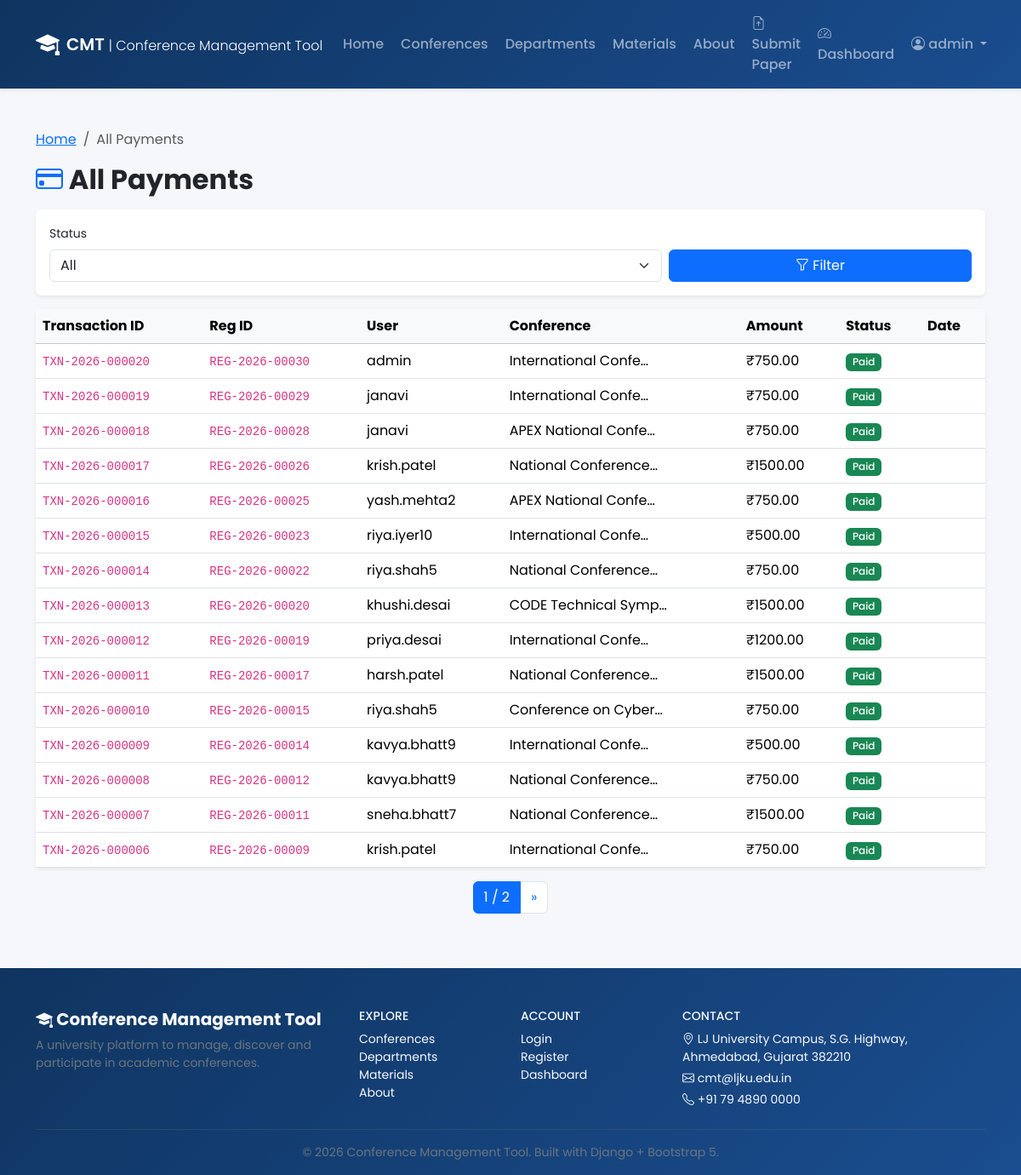
/payments/ (signed in), run on the app's committed database.
### payments/models.py (models this page shows, shortened)
class Payment(models.Model):
    class PaymentStatus(models.TextChoices):
        PENDING = 'PENDING', 'Pending'
        PAID = 'PAID', 'Paid'
        FAILED = 'FAILED', 'Failed'
    transaction_id = models.CharField(max_length=20, unique=True, blank=True)
    registration = models.ForeignKey(
        'registrations.Registration',
        on_delete=models.CASCADE,
        related_name='payments',
    )
    amount = models.DecimalField(max_digits=10, decimal_places=2, default=0)
    status = models.CharField(max_length=10, choices=PaymentStatus.choices, default=PaymentStatus.PENDING)
    paid_at = models.DateTimeField(null=True, blank=True)
    created_at = models.DateTimeField(auto_now_add=True)
    class Meta:
        ordering = ['-created_at']
    @property
    def status_badge_class(self):
        if self.status == self.PaymentStatus.PAID:
            return 'bg-success'
        if self.status == self.PaymentStatus.FAILED:
            return 'bg-danger'
        return 'bg-warning text-dark'

### registrations/models.py (models this page shows, shortened)
class Registration(models.Model):
    class ParticipantType(models.TextChoices):
        AUTHOR = 'AUTHOR', 'Author'
        STUDENT = 'STUDENT', 'Student'
        FACULTY = 'FACULTY', 'Faculty'
        PARTICIPANT = 'PARTICIPANT', 'Participant'
    class PaymentStatus(models.TextChoices):
        PENDING = 'PENDING', 'Pending'
        PAID = 'PAID', 'Paid'
        FAILED = 'FAILED', 'Failed'
    registration_id = models.CharField(max_length=20, unique=True, blank=True)
    user = models.ForeignKey(User, on_delete=models.CASCADE, related_name='registrations')
    conference = models.ForeignKey(
        'conferences.Conference',
        on_delete=models.CASCADE,
        related_name='registrations',
    )
    participant_type = models.CharField(
        max_length=15, choices=ParticipantType.choices, default=ParticipantType.AUTHOR
    )
    phone = models.CharField(max_length=20, blank=True)
    institution = models.CharField(max_length=200, blank=True)
    city = models.CharField(max_length=100, blank=True)
    state = models.CharField(max_length=100, blank=True)
    registration_fee = models.DecimalField(max_digits=10, decimal_places=2, default=0)
    payment_status = models.CharField(
        max_length=10, choices=PaymentStatus.choices, default=PaymentStatus.PENDING
    )
    registration_date = models.DateTimeField(auto_now_add=True)
    class Meta:
        ordering = ['-registration_date']
        unique_together = ('user', 'conference')

### conferences/models.py (models this page shows, shortened)
class Conference(models.Model):
    class Status(models.TextChoices):
        PAST = 'PAST', 'Past'
        CURRENT = 'CURRENT', 'Current'
        UPCOMING = 'UPCOMING', 'Upcoming'
    title = models.CharField(max_length=300)
    code = models.CharField(max_length=30, unique=True, blank=True, help_text='Auto-generated conference code, e.g. CMT-2026-CSE-001')
    description = models.TextField()
    department = models.ForeignKey(
        Department,
        on_delete=models.SET_NULL,
        null=True,
        blank=True,
        related_name='conferences',
    )
    start_date = models.DateField()
    end_date = models.DateField()
    venue = models.CharField(max_length=300)
    organizer = models.CharField(max_length=200, blank=True)
    contact_email = models.EmailField(blank=True)
    contact_phone = models.CharField(max_length=20, blank=True)
    registration_deadline = models.DateField(null=True, blank=True)
    abstract_deadline = models.DateField(null=True, blank=True)
    paper_deadline = models.DateField(null=True, blank=True)
    registration_fee = models.DecimalField(max_digits=10, decimal_places=2, default=0)
    banner = models.ImageField(upload_to='banners/', blank=True, null=True)
    is_published = models.BooleanField(default=True)
    created_at = models.DateTimeField(auto_now_add=True)
    updated_at = models.DateTimeField(auto_now=True)
    class Meta:
        ordering = ['-start_date']

### payments/views.py (the view)
# urls.py: path('', views.all_payments, name='all_payments'),
@login_required
def all_payments(request):
    if not _can_manage(request):
        messages.error(request, 'Access denied.')
        return redirect('dashboard_redirect')
    qs = Payment.objects.all()
    status = request.GET.get('status', '')
    if status: qs = qs.filter(status=status)
    paginator = Paginator(qs, 15)
    page_obj = paginator.get_page(request.GET.get('page'))
    return render(request, 'payments/all_payments.html', {
        'page_obj': page_obj,
        'status': status,
        'status_choices': Payment.PaymentStatus.choices,
    })

### accounts/context_processors.py (called while the page is built)
def profile_context(request):
    profile = None
    if request.user.is_authenticated:
        try:
            profile = request.user.profile
        except Profile.DoesNotExist:
            profile = None
    return {'user_profile': profile}

### payments/views.py (called while the page is built)
def _can_manage(request):
    return request.user.is_authenticated and (
        request.user.is_superuser or request.user.profile.role in (Profile.Role.ADMIN, Profile.Role.COORDINATOR)
    )

### templates/payments/all_payments.html (shortened to what this page needs)
{% extends 'base.html' %}
{% block content %}
<div class="container py-5">
    <nav aria-label="breadcrumb" class="mb-3">
        <ol class="breadcrumb">
            <li class="breadcrumb-item"><a href="{% url 'home' %}">Home</a></li>
            <li class="breadcrumb-item active">All Payments</li>
        </ol>
    </nav>
    <h2 class="fw-bold mb-3"><i class="bi bi-credit-card text-primary"></i> All Payments</h2>
    <div class="card border-0 shadow-sm mb-3">
        <div class="card-body">
            <form method="get" class="row g-2 align-items-end">
                <div class="col-md-8"><label class="form-label small">Status</label><select name="status" class="form-select"><option value="">All</option></select></div>
                <div class="col-md-4"><button type="submit" class="btn btn-primary w-100"><i class="bi bi-funnel"></i> Filter</button></div>
            </form>
        </div>
    </div>
    <div class="card border-0 shadow-sm">
        <div class="card-body p-0">
            <div class="table-responsive">
                <table class="table table-hover mb-0">
                    <thead class="table-light"><tr><th>Transaction ID</th><th>Reg ID</th><th>User</th><th>Conference</th><th>Amount</th><th>Status</th><th>Date</th></tr></thead>
                    <tbody>
                    {% for p in page_obj %}
                    <tr>
                        <td><code>{{ p.transaction_id }}</code></td>
                        <td><code>{{ p.registration.registration_id }}</code></td>
                        <td>{{ p.registration.user.username }}</td>
                        <td>{{ p.registration.conference.title|truncatechars:20 }}</td>
                        <td>₹{{ p.amount }}</td>
                        <td><span class="badge {{ p.status_badge_class }}">{{ p.get_status_display }}</span></td>
                        <td>{{ p.paid_at|date:"Y-m-d"|default:p.created_at|date:"Y-m-d" }}</td>
                    </tr>
                    {% empty %}
                    <tr><td colspan="7" class="text-center text-muted py-4">No payments found.</td></tr>
                    {% endfor %}
                    </tbody>
                </table>
            </div>
        </div>
    </div>
    {% if page_obj.has_other_pages %}
    <nav class="mt-3"><ul class="pagination justify-content-center">
        <li class="page-item active"><span class="page-link">{{ page_obj.number }} / {{ page_obj.paginator.num_pages }}</span></li>
        {% if page_obj.has_next %}<li class="page-item"><a class="page-link" href="?page={{ page_obj.next_page_number }}&status={{ status }}">&raquo;</a></li>{% endif %}
    </ul></nav>
    {% endif %}
</div>
{% endblock %}

### templates/base.html (shortened to what this page needs)
{% load static %}
<!DOCTYPE html>
<html lang="en">
<head>
    <link href="https://cdn.jsdelivr.net/npm/bootstrap@5.3.3/dist/css/bootstrap.min.css" rel="stylesheet">
    <link href="https://cdn.jsdelivr.net/npm/bootstrap-icons@1.11.3/font/bootstrap-icons.min.css" rel="stylesheet">
    <link href="{% static 'css/style.css' %}" rel="stylesheet">
</head>
<body class="d-flex flex-column min-vh-100">
{% block navbar %}
<nav class="navbar navbar-expand-lg navbar-dark cmt-navbar shadow-sm sticky-top">
    <div class="container">
        <a class="navbar-brand fw-semibold d-flex align-items-center gap-2" href="{% url 'home' %}">
            <i class="bi bi-mortarboard-fill fs-3"></i>
            <span>CMT <small class="fw-light fs-6">| Conference Management Tool</small></span>
        </a>
        <div class="collapse navbar-collapse" id="navMain">
            <ul class="navbar-nav ms-auto align-items-lg-center gap-lg-1">
                <li class="nav-item"><a class="nav-link" href="{% url 'home' %}">Home</a></li>
                <li class="nav-item"><a class="nav-link" href="{% url 'conference_list' %}">Conferences</a></li>
                <li class="nav-item"><a class="nav-link" href="{% url 'department_list' %}">Departments</a></li>
                <li class="nav-item"><a class="nav-link" href="{% url 'materials_list' %}">Materials</a></li>
                <li class="nav-item"><a class="nav-link" href="{% url 'about' %}">About</a></li>
                {% if user.is_authenticated %}
                    <li class="nav-item"><a class="nav-link" href="{% url 'submission_create' %}"><i class="bi bi-file-earmark-arrow-up"></i> Submit Paper</a></li>
                    <li class="nav-item"><a class="nav-link" href="{% url 'dashboard_redirect' %}"><i class="bi bi-speedometer2"></i> Dashboard</a></li>
                    <li class="nav-item dropdown">
                        <a class="nav-link dropdown-toggle" data-bs-toggle="dropdown" href="#">
                            <i class="bi bi-person-circle"></i> {{ user.username }}
                        </a>
                    </li>
                {% else %}
                    <li class="nav-item"><a class="nav-link" href="{% url 'login' %}">Login</a></li>
                    <li class="nav-item"><a class="btn btn-light btn-sm ms-lg-2 text-primary fw-semibold" href="{% url 'register' %}">Register</a></li>
                {% endif %}
            </ul>
        </div>
    </div>
</nav>
{% endblock %}
<div class="flex-grow-1">
    {% block content %}{% endblock %}
</div>
<footer class="cmt-footer text-light mt-auto pt-5 pb-3">
    <div class="container">
        <div class="row gy-4">
            <div class="col-lg-4">
                <h5 class="fw-bold"><i class="bi bi-mortarboard-fill"></i> Conference Management Tool</h5>
                <p class="small text-secondary mb-0">A university platform to manage, discover and participate in academic conferences.</p>
            </div>
            <div class="col-6 col-lg-2">
                <h6 class="text-uppercase small">Explore</h6>
                <ul class="list-unstyled small">
                    <li><a class="text-light text-decoration-none" href="{% url 'conference_list' %}">Conferences</a></li>
                    <li><a class="text-light text-decoration-none" href="{% url 'department_list' %}">Departments</a></li>
                    <li><a class="text-light text-decoration-none" href="{% url 'materials_list' %}">Materials</a></li>
                    <li><a class="text-light text-decoration-none" href="{% url 'about' %}">About</a></li>
                </ul>
            </div>
            <div class="col-6 col-lg-2">
                <h6 class="text-uppercase small">Account</h6>
                <ul class="list-unstyled small">
                    <li><a class="text-light text-decoration-none" href="{% url 'login' %}">Login</a></li>
                    <li><a class="text-light text-decoration-none" href="{% url 'register' %}">Register</a></li>
                    <li><a class="text-light text-decoration-none" href="{% url 'dashboard_redirect' %}">Dashboard</a></li>
                </ul>
            </div>
            <div class="col-lg-4">
                <h6 class="text-uppercase small">Contact</h6>
                <p class="small mb-1"><i class="bi bi-geo-alt"></i> LJ University Campus, S.G. Highway, Ahmedabad, Gujarat 382210</p>
                <p class="small mb-1"><i class="bi bi-envelope"></i> cmt@ljku.edu.in</p>
                <p class="small mb-0"><i class="bi bi-telephone"></i> +91 79 4890 0000</p>
            </div>
        </div>
        <hr class="border-secondary my-3">
        <p class="small text-secondary text-center mb-0">&copy; {% now "Y" %} Conference Management Tool. Built with Django + Bootstrap 5.</p>
    </div>
</footer>
</body>
</html>

### static/css/style.css (style rules this page uses)
:root { --cmt-primary: #1a4d8f; --cmt-primary-dark: #0f3460; --cmt-accent: #2d6a4f; --cmt-light: #f8f9fa; }
body { font-family: 'Poppins', sans-serif; background-color: #f5f7fa; }
.cmt-navbar { background: linear-gradient(135deg, var(--cmt-primary-dark), var(--cmt-primary)); }
.cmt-navbar .nav-link { font-weight: 500; transition: color 0.2s; }
.cmt-footer { background: linear-gradient(135deg, #0f3460, #1a4d8f); }
.badge { font-weight: 500; }

### data on the page
Payment: transaction_id "TXN-2026-000020", registration.registration_id "REG-2026-00030", registration.user.username "admin", registration.conference "International Confe…", amount "750.00", status "Paid"
Payment: transaction_id "TXN-2026-000019", registration.registration_id "REG-2026-00029", registration.user.username "janavi", registration.conference "International Confe…", amount "750.00", status "Paid"
Payment: transaction_id "TXN-2026-000018", registration.registration_id "REG-2026-00028", registration.user.username "janavi", registration.conference "APEX National Confe…", amount "750.00", status "Paid"
Payment: transaction_id "TXN-2026-000017", registration.registration_id "REG-2026-00026", registration.user.username "krish.patel", registration.conference "National Conference…", amount "1500.00", status "Paid"
Payment: transaction_id "TXN-2026-000016", registration.registration_id "REG-2026-00025", registration.user.username "yash.mehta2", registration.conference "APEX National Confe…", amount "750.00", status "Paid"
Payment: transaction_id "TXN-2026-000015", registration.registration_id "REG-2026-00023", registration.user.username "riya.iyer10", registration.conference "International Confe…", amount "500.00", status "Paid"
Payment: transaction_id "TXN-2026-000014", registration.registration_id "REG-2026-00022", registration.user.username "riya.shah5", registration.conference "National Conference…", amount "750.00", status "Paid"
Payment: transaction_id "TXN-2026-000013", registration.registration_id "REG-2026-00020", registration.user.username "khushi.desai", registration.conference "CODE Technical Symp…", amount "1500.00", status "Paid"
Payment: transaction_id "TXN-2026-000012", registration.registration_id "REG-2026-00019", registration.user.username "priya.desai", registration.conference "International Confe…", amount "1200.00", status "Paid"
Payment: transaction_id "TXN-2026-000011", registration.registration_id "REG-2026-00017", registration.user.username "harsh.patel", registration.conference "National Conference…", amount "1500.00", status "Paid"
Payment: transaction_id "TXN-2026-000010", registration.registration_id "REG-2026-00015", registration.user.username "riya.shah5", registration.conference "Conference on Cyber…", amount "750.00", status "Paid"
Payment: transaction_id "TXN-2026-000009", registration.registration_id "REG-2026-00014", registration.user.username "kavya.bhatt9", registration.conference "International Confe…", amount "500.00", status "Paid"
Payment: transaction_id "TXN-2026-000008", registration.registration_id "REG-2026-00012", registration.user.username "kavya.bhatt9", registration.conference "National Conference…", amount "750.00", status "Paid"
Payment: transaction_id "TXN-2026-000007", registration.registration_id "REG-2026-00011", registration.user.username "sneha.bhatt7", registration.conference "National Conference…", amount "1500.00", status "Paid"
Payment: transaction_id "TXN-2026-000006", registration.registration_id "REG-2026-00009", registration.user.username "krish.patel", registration.conference "International Confe…", amount "750.00", status "Paid"

### other printed values
{{ user.username }} "admin"
{{ page_obj.number }} "1"
{{ page_obj.paginator.num_pages }} "2"
